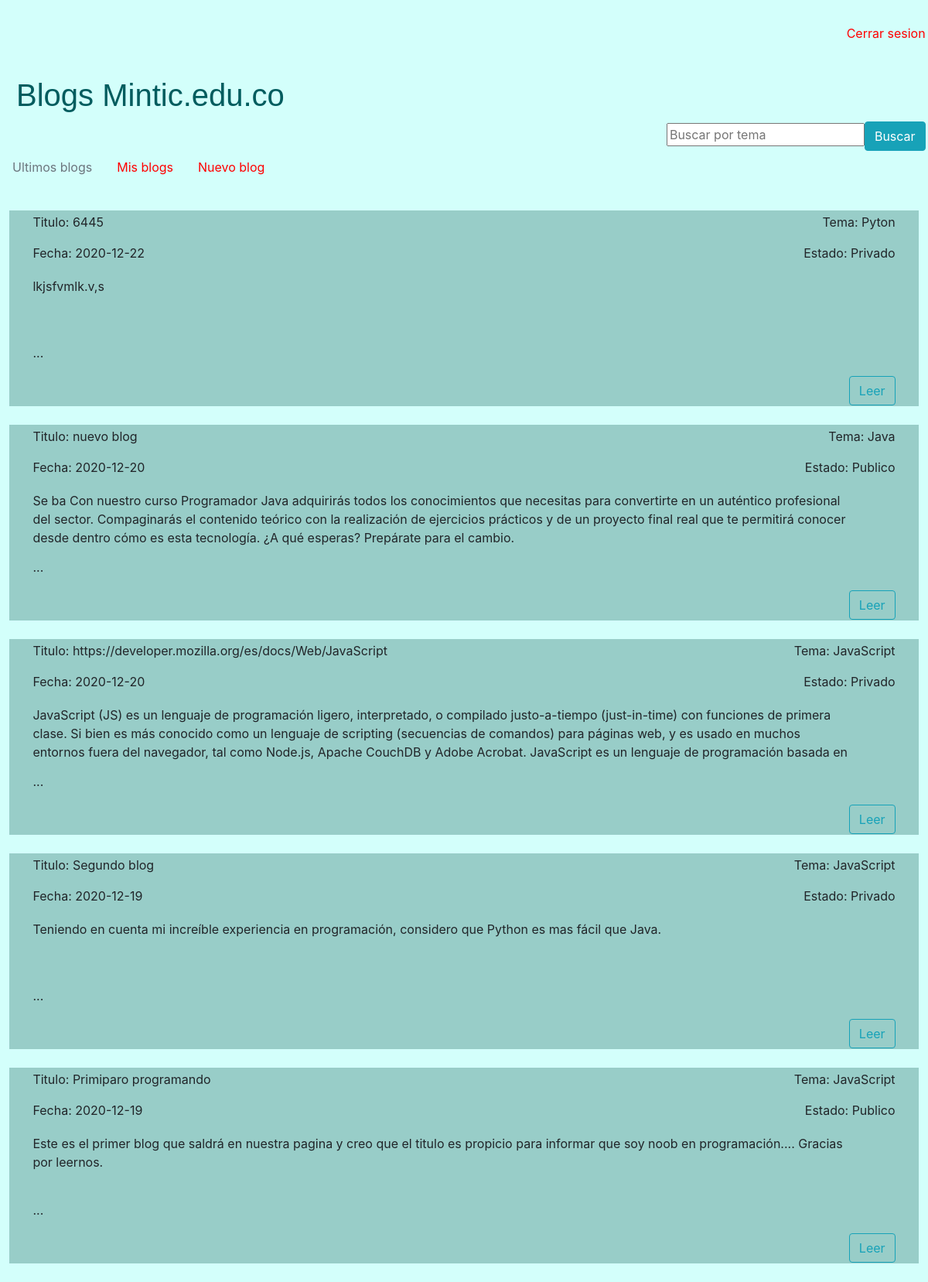
Screenshot of /ultimosB (signed in) with the database file from the repository.
### tables this page shows
CREATE TABLE "nuevoBlog" (
	"idblog"	INTEGER,
	"fecha"	TEXT NOT NULL,
	"titulo"	TEXT NOT NULL,
	"tema"	TEXT NOT NULL,
	"estado"	TEXT NOT NULL,
	"blog"	TEXT NOT NULL,
	"Usuario"	TEXT NOT NULL,
	PRIMARY KEY("idblog" AUTOINCREMENT)
);

### app.py (the view)
@app.route('/ultimosB')
def ultimosB():
    if 'user' in session:
        conexion = sqlite3.connect("usuarios.db")
        conexion.row_factory = sql.Row
        objcursor = conexion.cursor()
        objcursor.execute("select * from nuevoBlog")
        rows = objcursor.fetchall()
        rows.reverse()
        return render_template("ultimosB.html",rows = rows)
    else:
        mensaje="Debes iniciar sesion"
        return render_template('inicio.html',mensaje=mensaje)

### templates/ultimosB.html (shortened to what this page needs)
<!DOCTYPE html>
<html lang="en">
<head>
    <link rel="stylesheet" href="https://cdn.jsdelivr.net/npm/bootstrap@4.5.3/dist/css/bootstrap.min.css">
    <link rel="stylesheet" href="{{ url_for('static', filename='estilo.css' ) }}">
</head>
<body id="f">
    <form id="f" action="/busque" method="POST">
<table border="0" style="border-collapse: collapse; width: 99.8%; text-align: left; height: 60px;">
    <tr style="text-align: right;">
        <td><a href="/logout">Cerrar sesion</a></td>
    </tr>
    <tr>
        <td>{{mensaje}}</td>
    </tr>
        <tr style="height: 60px;">
            <td style="width: 100%; text-align:left;">
                <h1 id="Titulo">Blogs Mintic.edu.co</h1>
            </td>
        </tr>
        <tr style="height: 40px;">
            <td style="width: 100%; text-align: right;">
                <input type="text" name="busca" placeholder="Buscar por tema"><input type="submit" class="btn btn-info" value="Buscar">
            </td>
        </tr>
</table>
</form>
<table border="0" id="barra">
        <tr style="height: 36px;">
            <nav class="nav">
                <a class="nav-link disabled" href="#" tabindex="-1" aria-disabled="true">Ultimos blogs</a>
                <a class="nav-link" href="/misb">Mis blogs</a>
                <a class="nav-link" href="/nuevo">Nuevo blog</a>
              </nav>
        </tr>
</table>
{% for row in rows %}
<form action="/leer" method="POST">
<center>
    <div style="background-color: rgb(152,205,200);width: 98%;">
<table border="0" style="border-collapse: collapse; width: 95%; height: 85px; text-align: left;">
        <tr style="height: 85px;margin-right: 10px;">
            <td style="width: 50%; height: 85px; text-align: left;margin-left: 10px;">
                <p>Titulo: {{row["titulo"]}}</p>
                <p>Fecha: {{row["fecha"]}}</p>
            </td>
            <td style="width: 50%; height: 85px; text-align: right;">
                <p>Tema: {{row["tema"]}}</p>
                <p>Estado: {{row["estado"]}}</p>
            </td>
        </tr>
</table>
<table border="0" style="border-collapse: collapse; width: 95%; height: 10px;">
    <tr>
        <td><p style="overflow:hidden; width: 95%; height: 70px">{{row["blog"]}}</p>...<p>{{mensajer}}</p> </td>
    </tr>
    <tr style="text-align: right;">
        <td><button type="submit" name = "idblog" value = "{{row['idblog']}}" class="btn btn-outline-info"> Leer </button></td>
    </tr>
    </table>
</center>
</form>
<br>
{% endfor %}
</body>
</html>

### static/estilo.css (style rules this page uses)
#Titulo { margin-left: 20px; margin-top: 40px; color: rgb(0,92,94); }
#barra { width: 68.2%; height: 32px; text-align: left; margin-left:40px; }
h1 { font-family: "Arial"; }
#f { background-color: rgb(211, 255, 251); margin-top: 30px; }
a { text-align: center; color: red; }

### rows the page displays
nuevoBlog: titulo "6445", fecha "2020-12-22", tema "Pyton", estado "Privado", blog "lkjsfvmlk.v,s", {{ row['idblog'] }} 12 (drawn)
nuevoBlog: titulo "nuevo blog", fecha "2020-12-20", tema "Java", estado "Publico", blog "Se ba Con nuestro curso Programador Java adquirirás todos los conocimientos que necesitas para convertirte en un auténtico profesional del sector. Compaginarás el contenido teórico con la realización de ejercicios prácticos y de un proyecto final real que te permitirá conocer desde dentro cómo es esta tecnología. ¿A qué esperas? Prepárate para el cambio.", {{ row['idblog'] }} 10 (drawn)
nuevoBlog: titulo "https://developer.mozilla.org/es/docs/Web/JavaScript", fecha "2020-12-20", tema "JavaScript", estado "Privado", blog "JavaScript (JS) es un lenguaje de programación ligero, interpretado, o compilado justo-a-tiempo (just-in-time) con funciones de primera clase. Si bien es más conocido como un lenguaje de scripting (secuencias de comandos) para páginas web, y es usado en muchos entornos fuera del navegador, tal como Node.js, Apache CouchDB y Adobe Acrobat. JavaScript es un lenguaje de programación basada en…", {{ row['idblog'] }} 9 (drawn)
nuevoBlog: titulo "Segundo blog", fecha "2020-12-19", tema "JavaScript", estado "Privado", blog "Teniendo en cuenta mi increíble experiencia en programación, considero que Python es mas fácil que Java.", {{ row['idblog'] }} 2 (drawn)
nuevoBlog: titulo "Primiparo programando", fecha "2020-12-19", tema "JavaScript", estado "Publico", blog "Este es el primer blog que saldrá en nuestra pagina y creo que el titulo es propicio para informar que soy noob en programación.... Gracias por leernos.", {{ row['idblog'] }} 1 (drawn)
